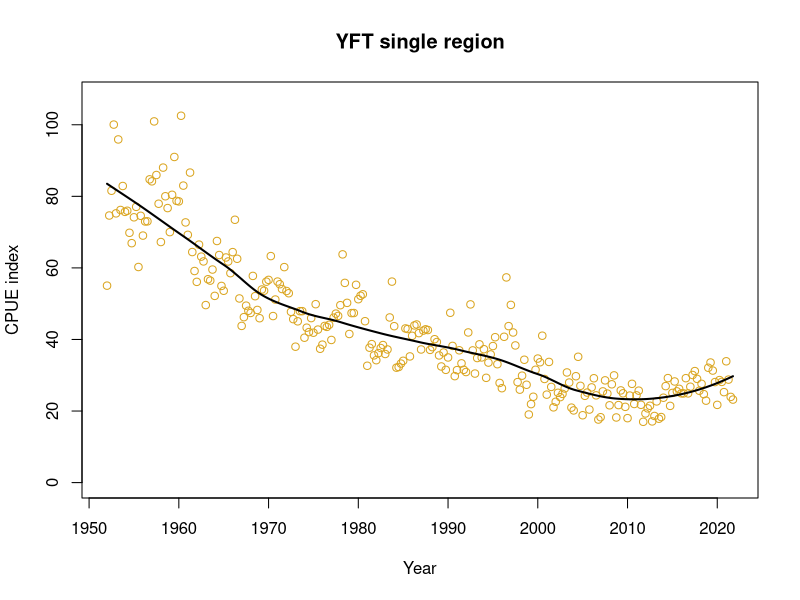

Write R code to recreate this figure.
## ---- chunk 1
cpue <- read.csv("../data/cpue.csv")
plot(cpue, ylim=c(0, max(1.05*cpue$Index)), col="goldenrod",
     main="YFT single region", xlab="Year", ylab="CPUE index")
fm <- loess(Index~Time, cpue, span=0.5)
lines(fm$x, fm$fit, lwd=2)
## ---- chunk 2
early <- mean(head(cpue$Index, 20))
recent <- mean(tail(cpue$Index, 20))
level <- recent / early
